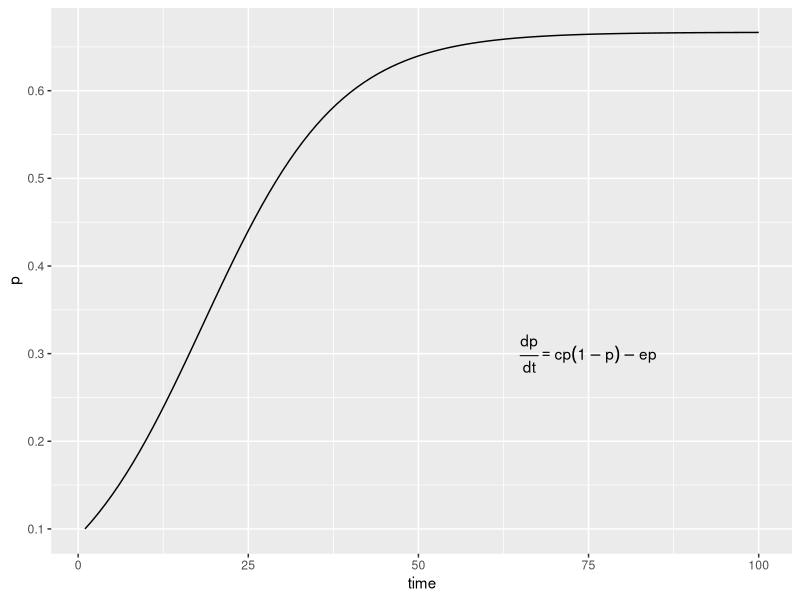
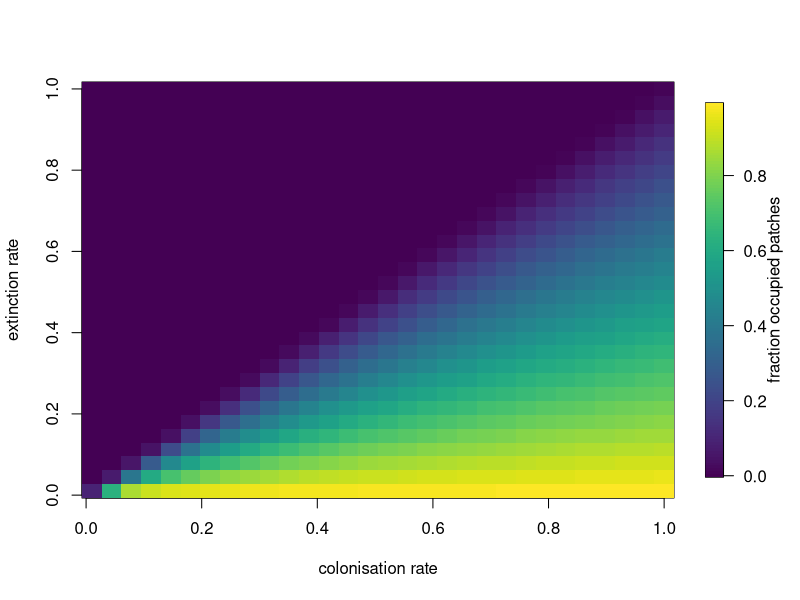

The R script that drew these images, in order:
## ---- chunk 1
# Simulating the Levins’ metapopulation model in continuous time
# import the numerical integration library
require(deSolve)

# This function implements the model
levins <- function(t, p, parameters) {
  with(as.list(c(p, parameters)), {
    dp <- c*p*(1-p) - e*p
    return(list(dp))
  }) 
}

# we define the parameters of the model: c = colonisation rate, e = extinction rate
parameters <- c(c=0.15, e=0.05)
Initial.p <- c(p=.1)
out.L <- data.frame(ode(y=Initial.p, times=1:100, func=levins, parms=parameters))

# the plotting library
require(ggplot2)

# plot the results
qplot(x=out.L[,1], y=out.L[,2], geom="line", ylab="p", xlab="time")  +
  annotate("text", 75, .3, label=expression(over(dp,dt)==cp(1-p)-ep))
## ---- chunk 2
# Exploring the parameters’ space for the Levins metapopulation model
extinctions <- seq(0.01,1,length.out=30)		# range of values for e
colonisations <- seq(0.01,1,length.out=30)		# range of values for c

# we create an empty matrix to store our results
N <- matrix(0, nrow=length(extinctions), ncol=length(colonisations))

# the nested for loop to go over the e values and the c values
for(rep in 1:length(extinctions)){
  ext <- extinctions[rep]
  for(rep2 in 1:length(colonisations)){
    col <- colonisations[rep2]
    prms <- c(c=col, e=ext)
    Initial.p <- c(p=.1)
    
    # we use a larger time period to ensure equilibrium is achieved for all simulations
    out.L <- data.frame(ode(y=Initial.p, times=1:100, func=levins, parms=prms))		
    N[rep, rep2] <- out.L[100,2]
  }
} 

require(viridis)
fields::image.plot(x = colonisations, 
      z = t(N), 
      y = extinctions, 
      legend.lab = 'fraction occupied patches', col=viridis(128),
      xlab='colonisation rate', ylab='extinction rate')
